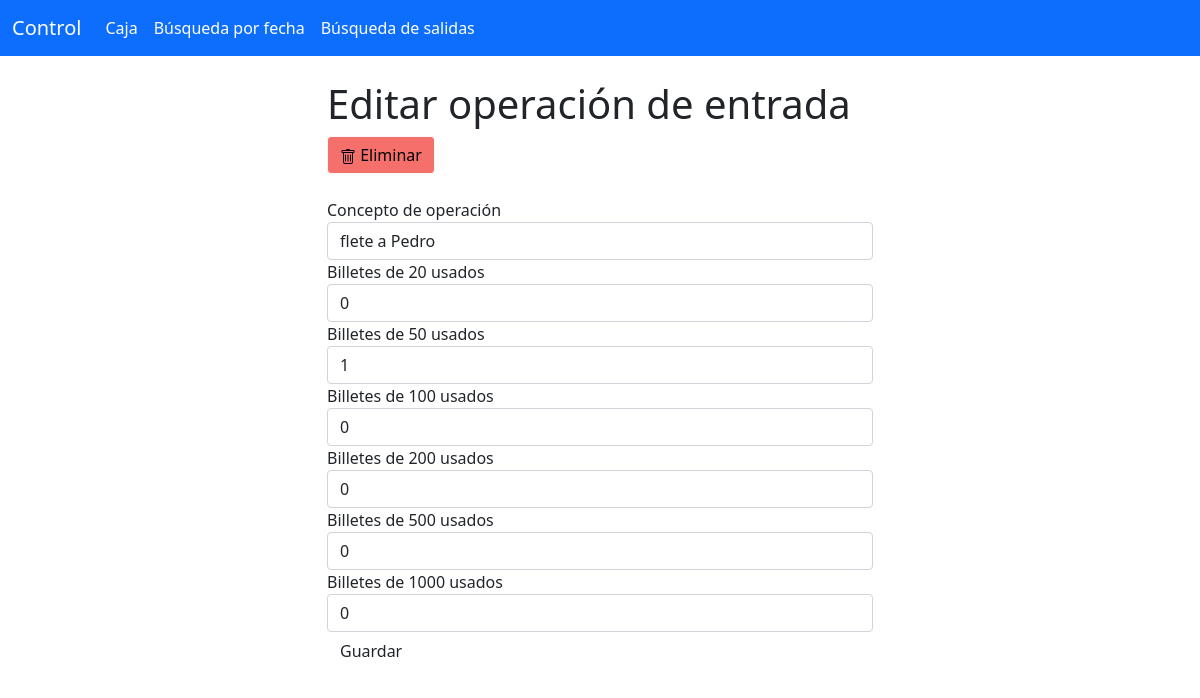
/ver?tipo=entrada&id=4, run on an earlier commit of the app's database.
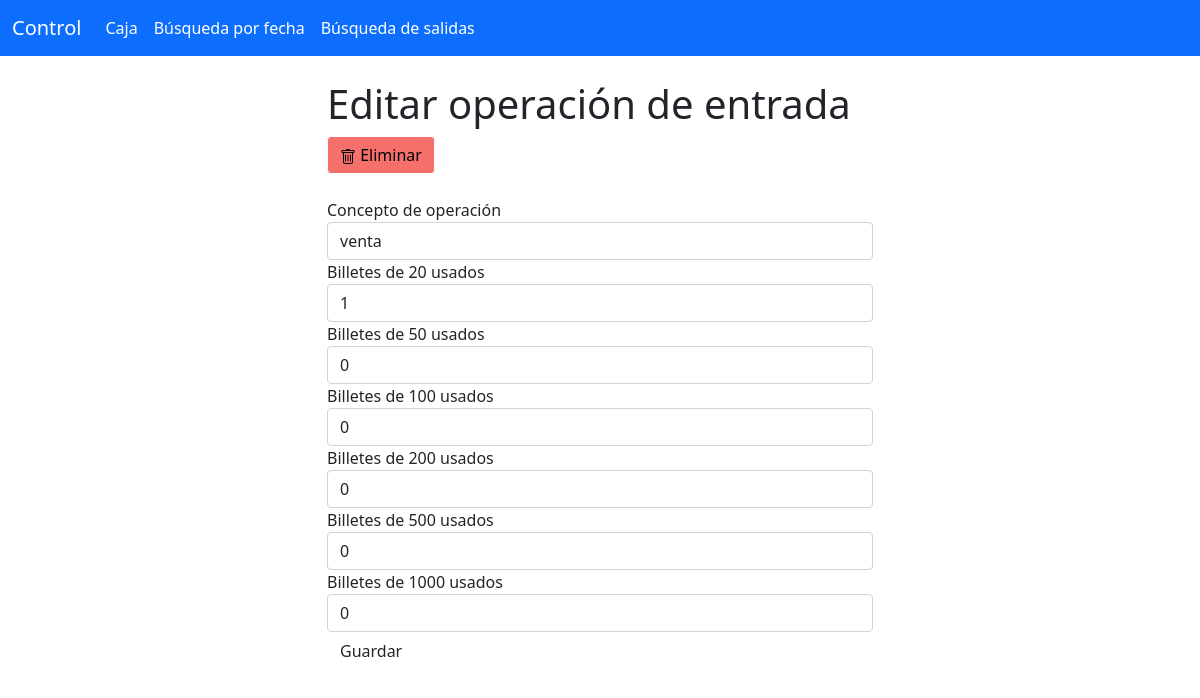
And on a later commit of the database.
### app/models.py (models this page shows, shortened)
class Operacion(db.Model):
    __tablename__ = 'operaciones'
    id = db.Column(db.Integer, primary_key = True)
    concepto = db.Column(db.String(120))
    fecha = db.Column(db.Date, index = True, default = datetime.today)
    total = db.Column(db.Float)
    billetes = db.Column(db.String(18))
    tipo = db.Column(db.String(7), index = True)

### app/routes.py (the view, shortened to what this page needs)
@app.route('/ver', methods = ['GET','POST'])
def ver():
    id = request.args.get('id')
    tipo = request.args.get('tipo')
    operacion = Operacion.query.filter_by(id = id).first()
    billetes = obtener_billetes(operacion.billetes)
    if request.method == 'GET':
        form = OperacionForm(concepto = operacion.concepto, billetes_20 = billetes[0], \
            billetes_50 = billetes[1], billetes_100 = billetes[2], \
            billetes_200 = billetes[3], billetes_500 = billetes[4], \
            billetes_1000 = billetes[5])
    return render_template('ver.html', operacion = operacion, form = form)

### app/forms.py
class OperacionForm(FlaskForm):
    concepto = StringField('Concepto de operación', validators = [DataRequired()])
    billetes_20 = IntegerField('Billetes de 20 usados', validators = [Optional()], default = 0, widget = NumberInput(min = 0))
    billetes_50 = IntegerField('Billetes de 50 usados', validators = [Optional()], default = 0, widget = NumberInput(min = 0))
    billetes_100 = IntegerField('Billetes de 100 usados', validators = [Optional()], default = 0, widget = NumberInput(min = 0))
    billetes_200 = IntegerField('Billetes de 200 usados', validators = [Optional()], default = 0, widget = NumberInput(min = 0))
    billetes_500 = IntegerField('Billetes de 500 usados', validators = [Optional()], default = 0, widget = NumberInput(min = 0))
    billetes_1000 = IntegerField('Billetes de 1000 usados', validators = [Optional()], default = 0, widget = NumberInput(min = 0))
    submit = SubmitField('Guardar')

### app/ops.py (called while the page is built)
def obtener_billetes(billetes):
    billetes = billetes.split()
    return billetes

### app/templates/ver.html (shortened to what this page needs)
{% extends 'base.html' %}
{% block app_content %}
{% import 'components.html' as comp %}
{% import 'bootstrap/wtf.html' as wtf %}
<br>
<div class="row d-flex justify-content-center">
    <div class = "col-md-6">
        <h1>Editar operación de {{operacion.tipo}}</h1>
        <div class="col align-self-end">
            <button class="btn btn-light" style="background-color: #F56F6B;" data-bs-toggle="modal" data-bs-target="#Modal1">
                <img src="{{ url_for('static', filename = 'trash.svg' )}}" alt="">
                Eliminar
            </button>
        </div>
        <br>
        <div class = "col-md-12">
            {{wtf.quick_form(form)}}
        </div>
    </div>
</div>
{% endblock %}

### app/templates/base.html (shortened to what this page needs)
<html>
    <head>
            <link href="https://cdn.jsdelivr.net/npm/bootstrap@5.0.0-beta1/dist/css/bootstrap.min.css" rel="stylesheet">
    </head>
    <body>
        {% block navbar %}
            <nav class="navbar navbar-expand-lg navbar-dark bg-primary">
                <div class="container-fluid">
                  <a class="navbar-brand" href="#">Control</a>
                  <div class="collapse navbar-collapse" id="navbarNavAltMarkup">
                    <div class="navbar-nav">
                      <a class="nav-link active" aria-current="page" href="{{ url_for('caja') }}">Caja</a>
                      <a class="nav-link active" href="{{ url_for('buscarFecha') }}">Búsqueda por fecha</a>
                      <a class="nav-link active" href="{{ url_for('buscarSalida') }}">Búsqueda de salidas</a>
                    </div>
                  </div>
                </div>
            </nav>
        {% endblock %}
        {% block content %}
            <div class = "container">
                    {% block app_content %}
                    {% endblock %}
            </div>
        {% endblock %}
    </body>
</html>

What changed in the data, as far as the page shows it:
changed Operacion "entrada": concepto "flete a Pedro" → "venta"
Also different on the page:
form field billetes_20: "0" → "1"
form field billetes_50: "1" → "0"
